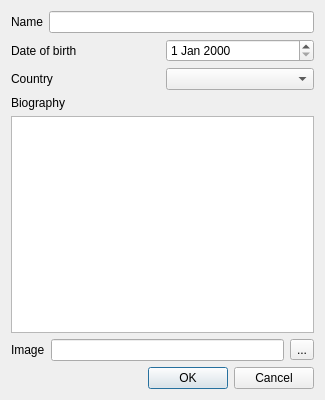
<?xml version="1.0" encoding="UTF-8"?>
<ui version="4.0">
 <class>DialogInsertActor</class>
 <widget class="QDialog" name="DialogInsertActor">
  <property name="geometry">
   <rect>
    <x>0</x>
    <y>0</y>
    <width>325</width>
    <height>400</height>
   </rect>
  </property>
  <property name="minimumSize">
   <size>
    <width>325</width>
    <height>400</height>
   </size>
  </property>
  <property name="maximumSize">
   <size>
    <width>325</width>
    <height>400</height>
   </size>
  </property>
  <property name="windowTitle">
   <string>Dialog</string>
  </property>
  <layout class="QGridLayout" name="gridLayout">
   <item row="0" column="0">
    <layout class="QVBoxLayout" name="verticalLayout">
     <item>
      <layout class="QHBoxLayout" name="horizontalLayout">
       <item>
        <widget class="QLabel" name="label">
         <property name="text">
          <string>Name</string>
         </property>
        </widget>
       </item>
       <item>
        <widget class="QLineEdit" name="txtName"/>
       </item>
      </layout>
     </item>
     <item>
      <layout class="QHBoxLayout" name="horizontalLayout_2">
       <item>
        <widget class="QLabel" name="label_3">
         <property name="text">
          <string>Date of birth</string>
         </property>
        </widget>
       </item>
       <item>
        <widget class="QDateEdit" name="dateEditDOB"/>
       </item>
      </layout>
     </item>
     <item>
      <layout class="QHBoxLayout" name="horizontalLayout_3">
       <item>
        <widget class="QLabel" name="label_4">
         <property name="text">
          <string>Country</string>
         </property>
        </widget>
       </item>
       <item>
        <widget class="QComboBox" name="comboCountry"/>
       </item>
      </layout>
     </item>
     <item>
      <widget class="QLabel" name="label_2">
       <property name="text">
        <string>Biography</string>
       </property>
      </widget>
     </item>
     <item>
      <widget class="QTextEdit" name="txtBiography"/>
     </item>
     <item>
      <layout class="QHBoxLayout" name="horizontalLayout_4">
       <item>
        <widget class="QLabel" name="label_5">
         <property name="text">
          <string>Image</string>
         </property>
        </widget>
       </item>
       <item>
        <widget class="QLineEdit" name="txtPathToImage"/>
       </item>
       <item>
        <widget class="QToolButton" name="btnLoadImage">
         <property name="text">
          <string>...</string>
         </property>
        </widget>
       </item>
      </layout>
     </item>
     <item>
      <widget class="QDialogButtonBox" name="buttonBox">
       <property name="standardButtons">
        <set>QDialogButtonBox::Cancel|QDialogButtonBox::Ok</set>
       </property>
      </widget>
     </item>
    </layout>
   </item>
  </layout>
 </widget>
 <resources/>
 <connections/>
</ui>
